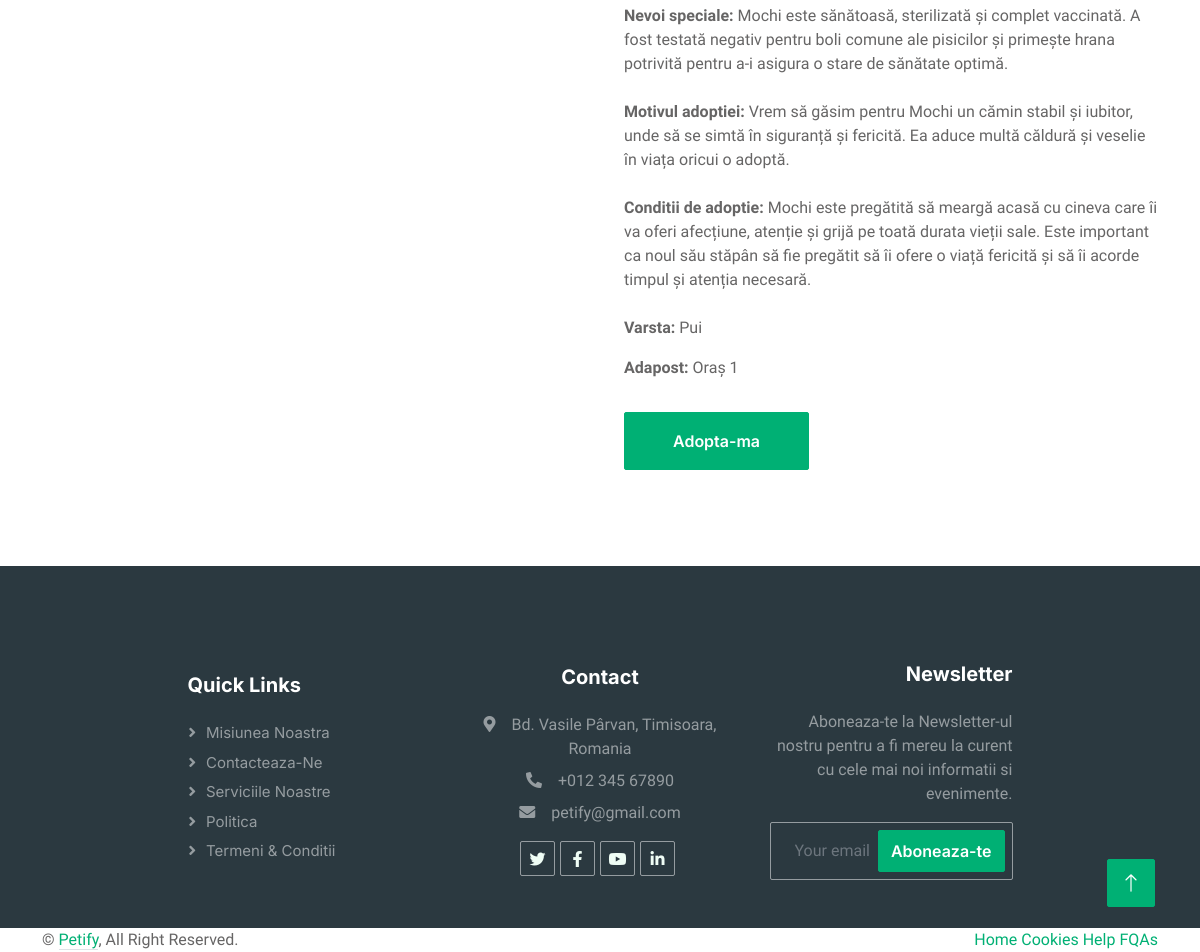
The page /Pisicuța Mochi (lower part) on the database as committed earlier.
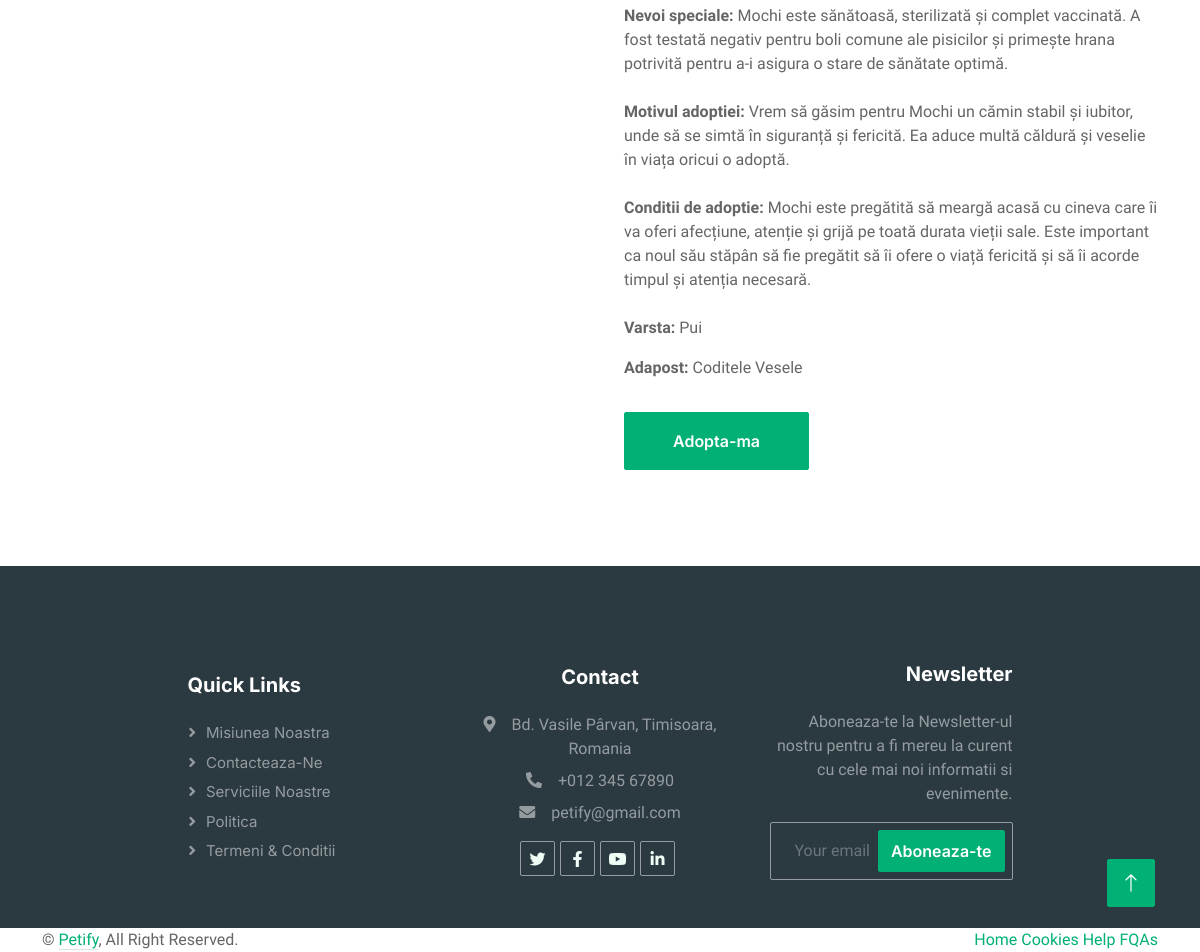
The same page on the database as committed later.
### app.py (models this page shows)
class Animal(db.Model):
    id = db.Column(db.Integer, primary_key=True)
    name = db.Column(db.String(100), nullable=False)
    image = db.Column(db.String(100), nullable=False)
    description = db.Column(db.String(1000), nullable=False)
    history = db.Column(db.String(1000), nullable=True)
    activities = db.Column(db.String(1000), nullable=True)
    relationship = db.Column(db.String(1000), nullable=True)
    special_needs = db.Column(db.String(1000), nullable=True)
    adoption_reason = db.Column(db.String(1000), nullable=True)
    terms = db.Column(db.String(1000), nullable=True)
    button_link = db.Column(db.String(100), nullable=False)
    type = db.Column(db.String(50), nullable=False)
    age = db.Column(db.String(20), nullable=False)
    location = db.Column(db.String(50), nullable=False)

### app.py (the view)
@app.route('/<category_name>')
def category_page(category_name):
    category = Animal.query.filter_by(name=category_name).first()
    if category:
        return render_template('category_page.html', category=category)

### templates/category_page.html (shortened to what this page needs)
<!DOCTYPE html>
<html lang="en">
<head>
    <link href="https://cdnjs.cloudflare.com/ajax/libs/font-awesome/5.10.0/css/all.min.css" rel="stylesheet">
    <link href="https://cdn.jsdelivr.net/npm/bootstrap-icons@1.4.1/font/bootstrap-icons.css" rel="stylesheet">
    <link href="/static/lib/animate/animate.min.css" rel="stylesheet">
    <link href="/static/lib/owlcarousel/assets/owl.carousel.min.css" rel="stylesheet">
    <link href="/static/css/bootstrap.min.css" rel="stylesheet">
    <link href="/static/css/style.css" rel="stylesheet">
</head>
<body>
    <div class="container-xxl bg-white p-0">
    <div class="container-xxl bg-white p-0">
        <div class="container-xxl py-5">
            <div class="container">
                <div class="row g-5 align-items-start">
                    <div class="col-md-6 wow fadeIn" data-wow-delay="0.5s">
                        <p class="mb-4"><strong>Nevoi speciale: </strong>{{ category.special_needs|safe }}</p>
                        <p class="mb-4"><strong>Motivul adoptiei: </strong>{{ category.adoption_reason|safe }}</p>
                        <p class="mb-4"><strong>Conditii de adoptie: </strong>{{ category.terms|safe }}</p>
                        <p><strong>Varsta:</strong> {{ category.age }}</p>
                        <p><strong>Adapost:</strong> {{ category.location }}</p>
                        <div>
                            <a href="adoption.html" class="btn btn-primary py-3 px-5 mt-3">Adopta-ma</a>
                        </div>
                    </div>
                </div>
            </div>
        </div>
        <div class="container-fluid bg-dark text-white-50 footer pt-5 mt-5 wow fadeIn" data-wow-delay="0.1s">
            <div class="container py-5">
                <div class="row g-5 justify-content-center align-items-center">
                    <div class="col-lg-3 col-md-6 text-start">
                        <h5 class="text-white mb-4">Quick Links</h5>
                        <a class="btn btn-link text-white-50" href="">Misiunea noastra</a>
                        <a class="btn btn-link text-white-50" href="">Contacteaza-ne</a>
                        <a class="btn btn-link text-white-50" href="">Serviciile noastre</a>
                        <a class="btn btn-link text-white-50" href="">Politica</a>
                        <a class="btn btn-link text-white-50" href="">Termeni & Conditii</a>
                    </div>
                    <div class="col-lg-3 col-md-6 text-center">
                        <h5 class="text-white mb-4">Contact</h5>
                        <p class="mb-2"><i class="fa fa-map-marker-alt me-3"></i>Bd. Vasile Pârvan, Timisoara, Romania</p>
                        <p class="mb-2"><i class="fa fa-phone-alt me-3"></i>+012 345 67890</p>
                        <p class="mb-2"><i class="fa fa-envelope me-3"></i>petify@gmail.com</p>
                        <div class="d-flex pt-2 justify-content-center">
                            <a class="btn btn-outline-light btn-social" href=""><i class="fab fa-twitter"></i></a>
                            <a class="btn btn-outline-light btn-social" href=""><i class="fab fa-facebook-f"></i></a>
                            <a class="btn btn-outline-light btn-social" href=""><i class="fab fa-youtube"></i></a>
                            <a class="btn btn-outline-light btn-social" href=""><i class="fab fa-linkedin-in"></i></a>
                        </div>
                    </div>
                    <div class="col-lg-3 col-md-6 text-end">
                        <h5 class="text-white mb-4">Newsletter</h5>
                        <p>Aboneaza-te la Newsletter-ul nostru pentru a fi mereu la curent cu cele mai noi informatii si evenimente.</p>
                        <div class="position-relative mx-auto" style="max-width: 400px;">
                            <a href="{{ url_for('register') }}" class="btn btn-primary py-2 position-absolute top-0 end-0 mt-2 me-2">Aboneaza-te</a>
                        </div>
                    </div>
                </div>
            </div>
        </div>
            <div class="container">
                <div class="copyright">
                    <div class="row">
                        <div class="col-md-6 text-center text-md-start mb-3 mb-md-0">
                            &copy; <a class="border-bottom" href="#">Petify</a>, All Right Reserved.
                        </div>
                        <div class="col-md-6 text-center text-md-end">
                            <div class="footer-menu">
                                <a href="">Home</a>
                                <a href="">Cookies</a>
                                <a href="">Help</a>
                                <a href="">FQAs</a>
                            </div>
                        </div>
                    </div>
                </div>
            </div>
        </div>
        <a href="#" class="btn btn-lg btn-primary btn-lg-square back-to-top"><i class="bi bi-arrow-up"></i></a>
    </div>
</body>
</html>

### static/css/style.css (style rules this page uses)
:root { --primary: #00B074; --secondary: #2B9BFF; --light: #EFFDF5; --dark: #2B3940; }
.back-to-top { position: fixed; display: none; right: 45px; bottom: 45px; z-index: 99; }
.btn { font-family: 'Inter', sans-serif; font-weight: 600; transition: .5s; }
.btn.btn-primary, .btn.btn-secondary { color: #FFFFFF; }
.btn-lg-square { width: 48px; height: 48px; }
.btn-square, .btn-sm-square, .btn-lg-square { padding: 0; display: flex; align-items: center; justify-content: center; font-weight: normal; border-radius: 2px; }
.footer .btn.btn-social { margin-right: 5px; width: 35px; height: 35px; display: flex; align-items: center; justify-content: center; color: var(--light); border: 1px solid rgba(255,255,255,0.5); border-radius: 2px; transition: .3s; }
.footer .btn.btn-link { display: block; margin-bottom: 5px; padding: 0; text-align: left; font-size: 15px; font-weight: normal; text-transform: capitalize; transition: .3s; }
.footer .btn.btn-link::before { position: relative; content: "\f105"; font-family: "Font Awesome 5 Free"; font-weight: 900; margin-right: 10px; }

Rows that differ between the two databases and show on the page:
changed Animal "Pui": location "Oraș 1" → "Coditele Vesele"
